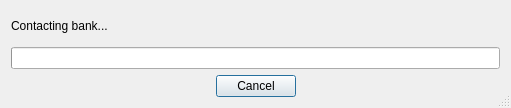
<?xml version="1.0" encoding="UTF-8"?>
<ui version="4.0" stdsetdef="1">
  <author></author>
  <comment></comment>
  <exportmacro></exportmacro>
  <class>KOfxDirectConnectDlgDecl</class>
  <widget class="QDialog" name="KOfxDirectConnectDlgDecl">
    <property name="geometry">
      <rect>
        <x>0</x>
        <y>0</y>
        <width>511</width>
        <height>108</height>
      </rect>
    </property>
    <property name="windowTitle">
      <string>OFX Direct Connect</string>
    </property>
    <property name="sizeGripEnabled">
      <bool>true</bool>
    </property>
    <layout class="QVBoxLayout">
      <item>
        <widget class="QLabel" name="textLabel1">
          <property name="text">
            <string>Contacting bank...</string>
          </property>
          <property name="wordWrap">
            <bool>false</bool>
          </property>
        </widget>
      </item>
      <item>
        <widget class="QProgressBar" name="kProgress1"/>
      </item>
      <item>
        <layout class="QHBoxLayout">
          <item>
            <spacer name="spacer4">
              <property name="sizeHint">
                <size>
                  <width>51</width>
                  <height>20</height>
                </size>
              </property>
              <property name="sizeType">
                <enum>QSizePolicy::Expanding</enum>
              </property>
              <property name="orientation">
                <enum>Qt::Horizontal</enum>
              </property>
            </spacer>
          </item>
          <item>
            <widget class="QPushButton" name="buttonCancel">
              <property name="text">
                <string>Cancel</string>
              </property>
              <property name="shortcut">
                <string/>
              </property>
              <property name="autoDefault">
                <bool>true</bool>
              </property>
            </widget>
          </item>
          <item>
            <spacer name="spacer3">
              <property name="sizeHint">
                <size>
                  <width>61</width>
                  <height>20</height>
                </size>
              </property>
              <property name="sizeType">
                <enum>QSizePolicy::Expanding</enum>
              </property>
              <property name="orientation">
                <enum>Qt::Horizontal</enum>
              </property>
            </spacer>
          </item>
        </layout>
      </item>
    </layout>
  </widget>
  <layoutdefault spacing="6" margin="11"/>
    <connections>
    <connection>
      <sender>buttonCancel</sender>
      <signal>clicked()</signal>
      <receiver>KOfxDirectConnectDlgDecl</receiver>
      <slot>reject()</slot>
    </connection>
  </connections>
</ui>
